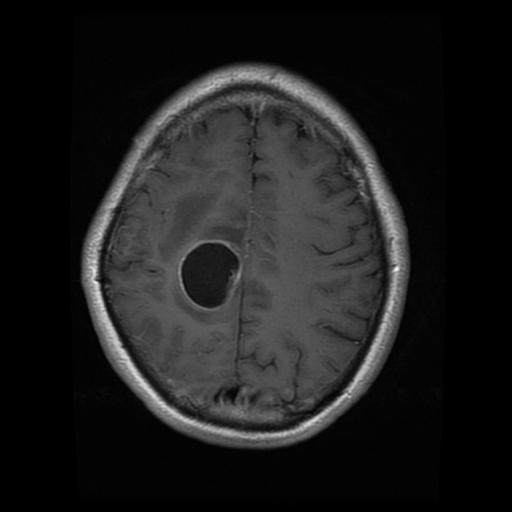
#> input picture data/Training/glioma/Tr-gl_1004.jpg, 512 x 512 px; its folder holds only this picture in this run
$ python 01_eda.py
#> lines starting #> are read from the running program, lines starting #| are printed output that depends on the picture
import numpy as np
import pandas as pd
import matplotlib.pyplot as plt
import matplotlib.gridspec as gridspec
import seaborn as sns
from pathlib import Path
from PIL import Image
from scipy.stats import skew, kurtosis, shapiro
import warnings
warnings.filterwarnings("ignore")

DATA_DIR   = Path("data/Training")
CLASSES    = ["glioma", "meningioma", "notumor", "pituitary"]
OUTPUT_DIR = Path("outputs/eda")
OUTPUT_DIR.mkdir(parents=True, exist_ok=True)

COLORS = {
    "glioma":     "#1f1f1f",
    "meningioma": "#555555",
    "notumor":    "#888888",
    "pituitary":  "#bbbbbb",
}

print("=" * 60)
print("  EDA & PREPROCESSING ANALYSIS")
print("=" * 60)

records = []
for cls in CLASSES:
    cls_path = DATA_DIR / cls
    if not cls_path.exists():
        print(f"[WARN] Not found: {cls_path}")
        continue
    for img_path in cls_path.glob("*.jpg"):
        try:
            img = Image.open(img_path)
#> img is the input picture: PIL image 512x512 RGB; min 0, max 255, mean 28.9
            w, h = img.size
#> w = 512; h = 512
#> pass 3 of the loop `for cls in CLASSES:`:
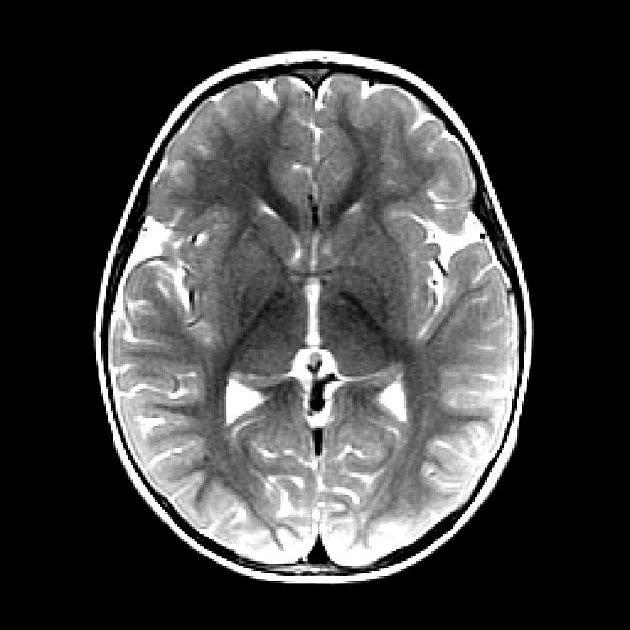
#> input picture data/Training/glioma/notumor/Tr-no_1008.jpg, 630 x 630 px
#> img is the input picture: PIL image 630x630 RGB; min 0, max 255, mean 64.3
#> the loop made 4 passes; the first 3 are shown
            records.append({
                "filepath":    str(img_path),
                "class":       cls,
                "width":       w,
                "height":      h,
                "mode":        img.mode,
                "aspect":      round(w / h, 3),
                "file_kb":     img_path.stat().st_size / 1024,
                "is_square":   w == h,
            })
        except Exception as e:
            print(f"  [ERROR] {img_path.name}: {e}")

df = pd.DataFrame(records)
print(f"\nTotal images loaded : {len(df)}")
print(f"Classes found       : {df['class'].unique().tolist()}")

counts = df["class"].value_counts()
imbalance = counts.max() / counts.min()
print(f"\n── Class Distribution ──")
print(counts.to_string())
print(f"\nImbalance ratio (max/min) : {imbalance:.3f}x")
print(f"Decision → class_weight='balanced' in all models")

print(f"\n── Resolution Statistics ──")
print(df[["width", "height"]].describe().round(2).to_string())
non_square   = (~df["is_square"]).sum()
rgb_count    = (df["mode"] == "RGB").sum()
gray_count   = (df["mode"] == "L").sum()
print(f"\nNon-square images   : {non_square} ({100*non_square/len(df):.1f}%)")
print(f"RGB images          : {rgb_count}")
print(f"Grayscale images    : {gray_count}")
print(f"Decision → resize all to 128×128, convert to grayscale")

print(f"\n── Pixel Intensity Analysis (sample 40 per class) ──")
intensity_data = {}
for cls in CLASSES:
    cls_df = df[df["class"] == cls].sample(
        min(40, (df["class"] == cls).sum()), random_state=42)
    vals = []
    for path in cls_df["filepath"]:
        try:
            arr = np.array(Image.open(path).convert("L").resize((128, 128)),
                           dtype=np.float32) / 255.0
#> pass 3 of the loop `for cls in CLASSES:`:
#> `arr = np.array(Image.open(path).convert("L").resize((128, 128)), dtype..`:
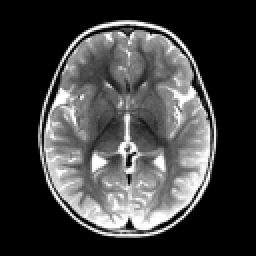
#> arr: shape (128, 128) float32 (shown 2 times larger); min 0, max 1, mean 0.252
#> the loop made 4 passes; the first 3 are shown
            vals.extend(arr.flatten().tolist())
        except:
            pass
    vals = np.array(vals)
    intensity_data[cls] = vals
    sk = skew(vals)
    ku = kurtosis(vals)
    print(f"  [{cls:12s}]  mean={vals.mean():.3f}  "
          f"std={vals.std():.3f}  skew={sk:.3f}  kurtosis={ku:.3f}")
    if abs(sk) > 0.5:
        print(f"    → Significant skew detected. "
              f"Normalise to [0,1] to stabilise feature distributions.")


# Plot 1: Class distribution
fig, axes = plt.subplots(1, 2, figsize=(12, 5))
fig.suptitle("Class Distribution Analysis", fontsize=13, fontweight="bold")

bars = axes[0].bar(counts.index, counts.values,
                   color=[COLORS[c] for c in counts.index],
                   edgecolor="black", linewidth=0.7)
axes[0].set_title(f"Sample Counts (imbalance ratio = {imbalance:.2f}×)")
axes[0].set_xlabel("Class")
axes[0].set_ylabel("Count")
for bar, v in zip(bars, counts.values):
    axes[0].text(bar.get_x() + bar.get_width()/2,
                 bar.get_height() + 15, str(v),
                 ha="center", fontsize=9, fontweight="bold")

wedges, texts, autotexts = axes[1].pie(
    counts.values, labels=counts.index, autopct="%1.1f%%",
    colors=[COLORS[c] for c in counts.index],
    startangle=90, wedgeprops=dict(edgecolor="white", linewidth=1.5))
axes[1].set_title("Class Proportions")
plt.tight_layout()
plt.savefig(OUTPUT_DIR / "class_distribution.png", dpi=150, bbox_inches="tight")
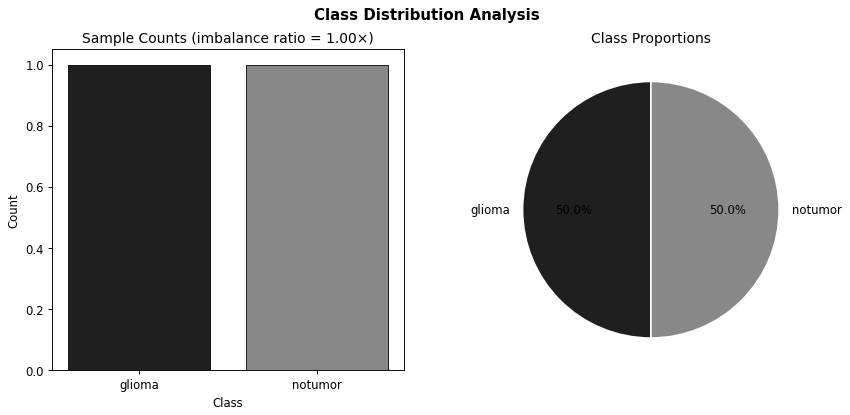
#> figure drawn by matplotlib, 2 panels
plt.close()
print("\n[SAVED] class_distribution.png")

# Plot 2: Resolution heterogeneity
fig, axes = plt.subplots(1, 3, figsize=(15, 5))
fig.suptitle("Image Resolution & File Size Distribution", fontsize=13, fontweight="bold")

axes[0].hist(df["width"], bins=30, color="black", edgecolor="gray", alpha=0.8)
axes[0].axvline(df["width"].mean(), color="red", linestyle="--",
                label=f"Mean={df['width'].mean():.0f}px")
axes[0].set_title("Width Distribution")
axes[0].set_xlabel("Width (px)"); axes[0].set_ylabel("Count")
axes[0].legend(fontsize=8)

axes[1].hist(df["height"], bins=30, color="gray", edgecolor="black", alpha=0.8)
axes[1].axvline(df["height"].mean(), color="red", linestyle="--",
                label=f"Mean={df['height'].mean():.0f}px")
axes[1].set_title("Height Distribution")
axes[1].set_xlabel("Height (px)")
axes[1].legend(fontsize=8)

axes[2].hist(df["file_kb"], bins=30, color="dimgray", edgecolor="black", alpha=0.8)
axes[2].axvline(df["file_kb"].mean(), color="red", linestyle="--",
                label=f"Mean={df['file_kb'].mean():.1f}KB")
axes[2].set_title("File Size Distribution (KB)")
axes[2].set_xlabel("File Size (KB)")
axes[2].legend(fontsize=8)

plt.tight_layout()
plt.savefig(OUTPUT_DIR / "image_resolution.png", dpi=150, bbox_inches="tight")
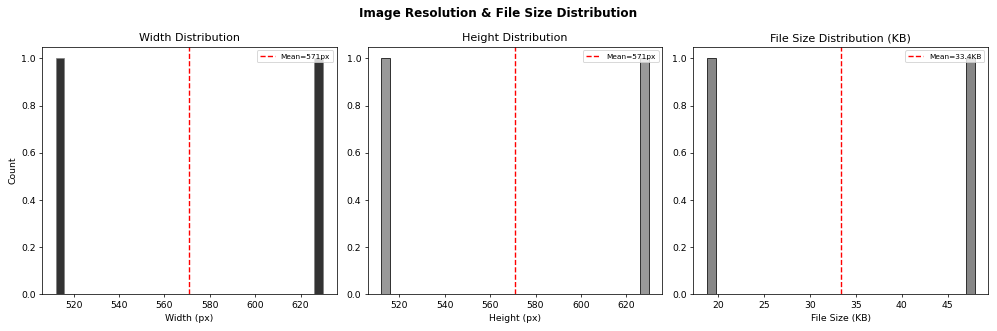
#> figure drawn by matplotlib, 3 panels
plt.close()
print("[SAVED] image_resolution.png")

# Plot 3: Per-class pixel intensity stats (mathematical characterisation)
stat_rows = []
for cls, vals in intensity_data.items():
    stat_rows.append({
        "class":    cls,
        "mean":     vals.mean(),
        "std":      vals.std(),
        "skewness": skew(vals),
        "kurtosis": kurtosis(vals),
#> (the run stopped early here; a loop or call above may not have finished)
